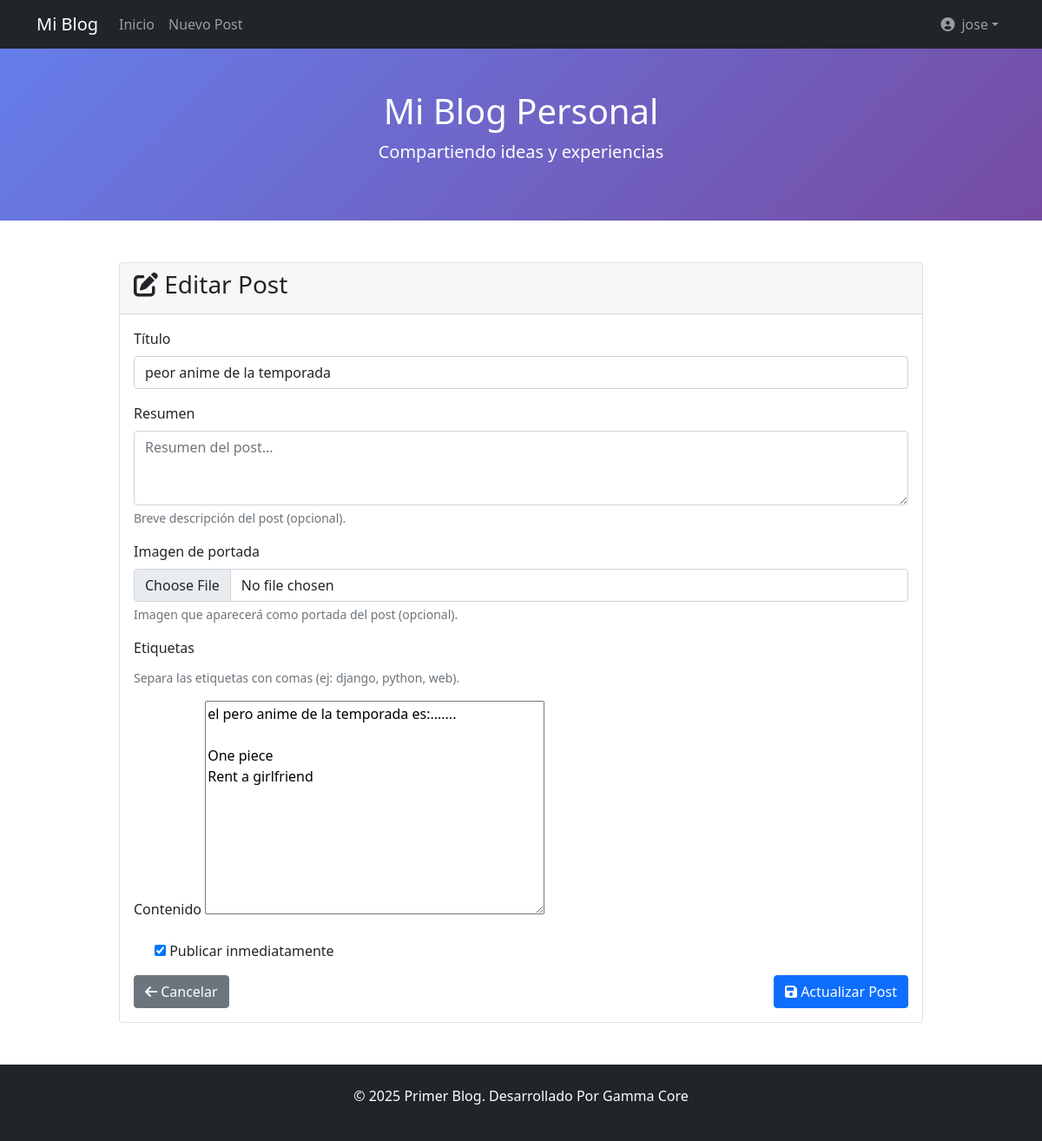
Screenshot of /post/peor-anime-de-la-temporada/edit/ (signed in) with the database file from the repository.
### blog/models.py (models this page shows, shortened)
class Post(models.Model):
    title = models.CharField(max_length=200, verbose_name='Título')
    slug = models.SlugField(max_length=200, unique=True)
    author = models.ForeignKey(User, on_delete=models.CASCADE, verbose_name='Autor')
    content = RichTextField(verbose_name='Contenido')
    excerpt = models.TextField(max_length=300, blank=True, verbose_name='Resumen')
    cover_image = models.ImageField(upload_to='posts/', blank=True, null=True, verbose_name='Imagen de portada')
    tags = TaggableManager(verbose_name='Etiquetas')
    created_date = models.DateTimeField(default=timezone.now, verbose_name='Fecha de creación')
    published_date = models.DateTimeField(blank=True, null=True, verbose_name='Fecha de publicación')
    published = models.BooleanField(default=False, verbose_name='Publicado')
    class Meta:
        ordering = ['-created_date']
        verbose_name = 'Post'
        verbose_name_plural = 'Posts'

### blog/views.py (the view, shortened to what this page needs)
# urls.py: path('post/<slug:slug>/edit/', views.PostUpdateView.as_view(), name='post_edit'),
class PostUpdateView(LoginRequiredMixin, UpdateView):
    model = Post
    form_class = PostForm
    template_name = 'blog/post_form.html'
    success_url = reverse_lazy('blog:post_list')
    def get_queryset(self):
        return Post.objects.filter(author=self.request.user)

### blog/forms.py
class PostForm(forms.ModelForm):
    class Meta:
        model = Post
        fields = ('title', 'excerpt', 'cover_image', 'content', 'tags', 'published')
        widgets = {
            'title': forms.TextInput(attrs={
                'class': 'form-control',
                'placeholder': 'Título del post'
            }),
            'excerpt': forms.Textarea(attrs={
                'class': 'form-control',
                'rows': 3,
                'placeholder': 'Resumen del post...'
            }),
            'cover_image': forms.FileInput(attrs={
                'class': 'form-control'
            }),
            'tags': forms.TextInput(attrs={
                'class': 'form-control',
                'placeholder': 'Etiquetas separadas por comas'
            }),
        }

### blog/templates/blog/post_form.html (shortened to what this page needs)
{% extends 'base.html' %}
{% block content %}
<div class="row justify-content-center">
    <div class="col-md-10">
        <div class="card">
            <div class="card-header">
                <h3>
                    {% if object %}
                        <i class="fas fa-edit"></i> Editar Post
                    {% else %}
                        <i class="fas fa-plus"></i> Nuevo Post
                    {% endif %}
                </h3>
            </div>
            <div class="card-body">
                <form method="post" enctype="multipart/form-data">
                    <div class="mb-3">
                        <label for="{{ form.title.id_for_label }}" class="form-label">Título</label>
                        {{ form.title }}
                    </div>
                    <div class="mb-3">
                        <label for="{{ form.excerpt.id_for_label }}" class="form-label">Resumen</label>
                        {{ form.excerpt }}
                        <div class="form-text">Breve descripción del post (opcional).</div>
                    </div>
                    <div class="mb-3">
                        <label for="{{ form.cover_image.id_for_label }}" class="form-label">Imagen de portada</label>
                        {{ form.cover_image }}
                        <div class="form-text">Imagen que aparecerá como portada del post (opcional).</div>
                    </div>
                    <div class="mb-3">
                        <label for="{{ form.tags.id_for_label }}" class="form-label">Etiquetas</label>
                        <div class="form-text">Separa las etiquetas con comas (ej: django, python, web).</div>
                    </div>
                    <div class="mb-3">
                        <label for="{{ form.content.id_for_label }}" class="form-label">Contenido</label>
                        {{ form.content }}
                    </div>
                    <div class="mb-3 form-check">
                        {{ form.published }}
                        <label class="form-check-label" for="{{ form.published.id_for_label }}">
                            Publicar inmediatamente
                        </label>
                    </div>
                    <div class="d-flex justify-content-between">
                        <a href="{% url 'blog:post_list' %}" class="btn btn-secondary">
                            <i class="fas fa-arrow-left"></i> Cancelar
                        </a>
                        <button type="submit" class="btn btn-primary">
                            <i class="fas fa-save"></i>
                            {% if object %}Actualizar Post{% else %}Crear Post{% endif %}
                        </button>
                    </div>
                </form>
            </div>
        </div>
    </div>
</div>
{% endblock %}

### blog/templates/base.html (shortened to what this page needs)
<!DOCTYPE html>
<html lang="es">
<head>
    <link href="https://cdn.jsdelivr.net/npm/bootstrap@5.1.3/dist/css/bootstrap.min.css" rel="stylesheet">
    <link href="https://cdnjs.cloudflare.com/ajax/libs/font-awesome/6.0.0/css/all.min.css" rel="stylesheet">
</head>
<body>
    <nav class="navbar navbar-expand-lg navbar-dark bg-dark">
        <div class="container">
            <a class="navbar-brand" href="{% url 'blog:post_list' %}">Mi Blog</a>
            <div class="collapse navbar-collapse" id="navbarNav">
                <ul class="navbar-nav me-auto">
                    <li class="nav-item">
                        <a class="nav-link" href="{% url 'blog:post_list' %}">Inicio</a>
                    </li>
                    {% if user.is_authenticated %}
                        <li class="nav-item">
                            <a class="nav-link" href="{% url 'blog:post_create' %}">Nuevo Post</a>
                        </li>
                    {% endif %}
                </ul>
                <ul class="navbar-nav">
                    {% if user.is_authenticated %}
                        <li class="nav-item dropdown">
                            <a class="nav-link dropdown-toggle d-flex align-items-center" href="#" role="button" data-bs-toggle="dropdown">
                                {% if user.profile.avatar %}
                                    <img src="{{ user.profile.avatar.url }}" alt="Avatar" class="rounded-circle me-2" width="30" height="30">
                                {% else %}
                                    <i class="fas fa-user-circle me-2"></i>
                                {% endif %}
                                {{ user.username }}
                            </a>
                        </li>
                    {% endif %}
                </ul>
            </div>
        </div>
    </nav>
    <header class="blog-header py-5 text-white text-center">
        <div class="container">
            <h1><a href="{% url 'blog:post_list' %}" class="text-white text-decoration-none">Mi Blog Personal</a></h1>
            <p class="lead">Compartiendo ideas y experiencias</p>
        </div>
    </header>
    <main class="container my-5">
        {% block content %}
        {% endblock %}
    </main>
    <footer class="bg-dark text-white text-center py-4 mt-5">
        <p>&copy; 2025 Primer Blog. Desarrollado Por Gamma Core</p>
    </footer>
</body>
</html>

### blog/templates/base.html (style rules this page uses)
.blog-header { background: linear-gradient(135deg, #667eea 0%, #764ba2 100%); }

### rows the page displays
Post: title "peor anime de la temporada", content "el pero anime de la temporada es:....... One piece Rent a girlfriend", published "☑"

### other values shown
{{ user.username }} "jose"
